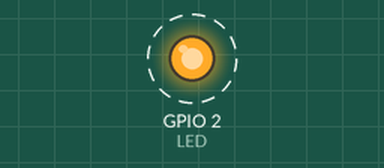
Bench run of a sketch on a simulated ESP32. On the bench: output pins drawn as LEDs (lit = HIGH). Dashed ring = blinking. What the sketch prints to the serial monitor is not drawn.

Above: at 0.2 s.
Timing chart, 0 to 3.0 s (numbered marks = the images above):
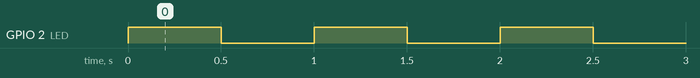

Measured:
- by itself, GPIO 2 (LED): alternates HIGH for 0.50 s and LOW for 0.50 s

The sketch:

macAddress.ino
```cpp
#include <WiFi.h>
#define LED 2

String uid;
char *ssid = "iPhone S2";
char *pwd = "12345678";

void setup() {
  // put your setup code here, to run once:
  pinMode(LED, OUTPUT);
  Serial.begin(115200);
  Serial.print("Meu macaddress -> ");
  Serial.println(WiFi.macAddress());
}

void loop() {
  // put your main code here, to run repeatedly:
  Serial.println("Liga o LED");
  digitalWrite(LED, HIGH);
  delay(500);
  Serial.println("Desliga o LED");
  digitalWrite(LED, LOW);
  delay(500);
}
```
